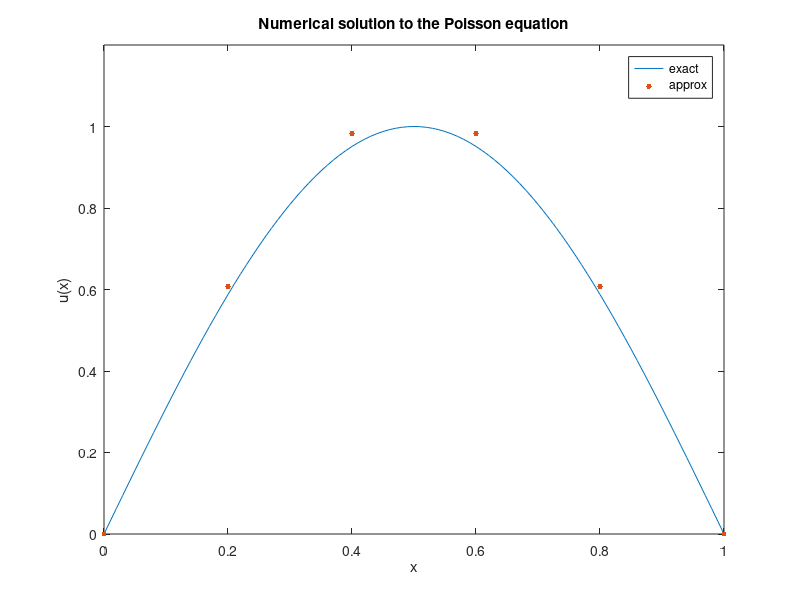

MATLAB code to generate this figure:
clear

n=input('자연수를 입력하세요 : ');

h=1/n;
A=zeros(n-1,n-1);
A(1,(1:2))=[-2, 1];
A(n-1,(n-2:n-1))=[1,-2];
b=zeros([1,n-1]);
x=zeros([1,n+1]);
x(n+1)=1;

for i=1:n-1
    
    x(i+1)=i*h;
    y=i*h;
    b(i)=-(pi^2)*sin(pi*y);
    
    for j=2:n-2

        A(j,(j-1:j+1))=[1,-2,1];
        
    end
    
end

b=b*(h^2);

u=A\b';
u=[0;u;0];

figure(1) %???
t=0:0.01:1; %무슨 뜻?
plot(t,sin(pi*t))
xlabel('x')
ylabel('u(x)')
ylim([0,1.2])
hold on
plot(x,u,'.','MarkerSize',12)
title('Numerical solution to the Poisson equation')
legend('exact', 'approx')